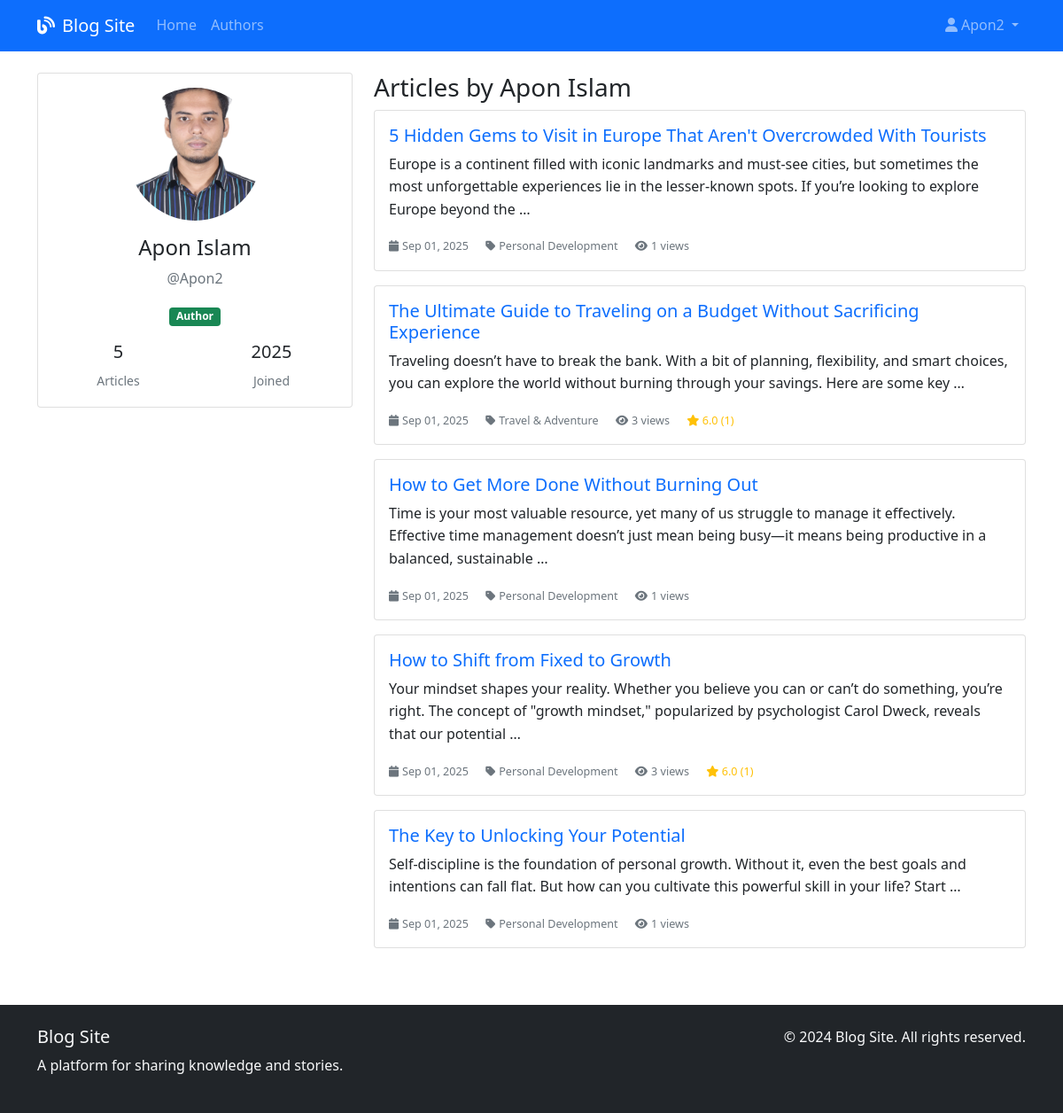
Screenshot of /accounts/author/Apon2/ (signed in) with the database file from the repository.
### accounts/models.py (models this page shows, shortened)
class User(AbstractUser):
    USER_ROLES = (
        ('admin', 'Admin'),
        ('author', 'Author'),
        ('reader', 'Reader'),
    )
    role = models.CharField(max_length=10, choices=USER_ROLES, default='reader')
    bio = models.TextField(max_length=500, blank=True)
    profile_picture = models.ImageField(upload_to='profile_pics/', blank=True, null=True)
    website = models.URLField(blank=True)
    twitter = models.CharField(max_length=100, blank=True)
    linkedin = models.CharField(max_length=100, blank=True)
    github = models.CharField(max_length=100, blank=True)
    is_email_verified = models.BooleanField(default=False)
    email_verification_token = models.CharField(max_length=100, blank=True)
    created_at = models.DateTimeField(default=timezone.now)
    def get_full_name(self):
        return f"{self.first_name} {self.last_name}".strip() or self.username

### blog/models.py (models this page shows, shortened)
class Blog(models.Model):
    STATUS_CHOICES = (
        ('published', 'Published'),
    )
    title = models.CharField(max_length=200)
    slug = models.SlugField(max_length=200, unique=True)
    author = models.ForeignKey(User, on_delete=models.CASCADE, related_name='blogs')
    body = models.TextField()
    category = models.ForeignKey(Category, on_delete=models.SET_NULL, null=True, blank=True)
    status = models.CharField(max_length=10, choices=STATUS_CHOICES, default='draft')
    featured_image = models.ImageField(upload_to='blog_images/', blank=True, null=True)
    created_at = models.DateTimeField(default=timezone.now)
    updated_at = models.DateTimeField(auto_now=True)
    views = models.PositiveIntegerField(default=0)
    class Meta:
        ordering = ['-created_at']
    def get_absolute_url(self):
        return reverse('blog:detail', kwargs={'slug': self.slug})
    def get_average_rating(self):
        ratings = self.ratings.all()
        if ratings:
            return sum([rating.score for rating in ratings]) / len(ratings)
        return 0
    def get_rating_count(self):
        return self.ratings.count()

class Category(models.Model):
    name = models.CharField(max_length=100, unique=True)
    description = models.TextField(blank=True)
    created_at = models.DateTimeField(default=timezone.now)
    class Meta:
        verbose_name_plural = "Categories"

class Rating(models.Model):
    blog = models.ForeignKey(Blog, on_delete=models.CASCADE, related_name='ratings')
    user = models.ForeignKey(User, on_delete=models.CASCADE)
    score = models.IntegerField(validators=[MinValueValidator(0), MaxValueValidator(6)])
    created_at = models.DateTimeField(default=timezone.now)
    class Meta:
        unique_together = ('blog', 'user')

### accounts/views.py (the view)
# urls.py: path('author/<str:username>/', views.author_detail_view, name='author_detail'),
def author_detail_view(request, username):
    author = get_object_or_404(User, username=username, role__in=['author', 'admin'])
    blogs = author.blogs.filter(status='published').order_by('-created_at')
    return render(request, 'accounts/author_detail.html', {
        'author': author,
        'blogs': blogs
    })

### templates/accounts/author_detail.html (shortened to what this page needs)
{% extends 'base.html' %}
{% block content %}
<div class="row">
    <div class="col-md-4">
        <div class="card author-card">
            <div class="card-body text-center">
                {% if author.profile_picture %}
                    <img src="{{ author.profile_picture.url }}" alt="Profile Picture"
                         class="rounded-circle profile-img mb-3">
                {% else %}
                    <div class="bg-secondary rounded-circle profile-img mx-auto mb-3 d-flex align-items-center justify-content-center">
                        <i class="fas fa-user fa-4x text-white"></i>
                    </div>
                {% endif %}
                <h4>{{ author.get_full_name }}</h4>
                <p class="text-muted">@{{ author.username }}</p>
                <span class="badge bg-success">{{ author.get_role_display }}</span>
                <div class="mt-3">
                    <div class="row text-center">
                        <div class="col">
                            <h5>{{ blogs.count }}</h5>
                            <small class="text-muted">Articles</small>
                        </div>
                        <div class="col">
                            <h5>{{ author.date_joined|date:"Y" }}</h5>
                            <small class="text-muted">Joined</small>
                        </div>
                    </div>
                </div>
            </div>
        </div>
    </div>
    <div class="col-md-8">
        <h3>Articles by {{ author.get_full_name }}</h3>
        {% if blogs %}
            {% for blog in blogs %}
                <div class="card mb-3">
                    <div class="card-body">
                        <h5 class="card-title">
                            <a href="{{ blog.get_absolute_url }}" class="text-decoration-none">{{ blog.title }}</a>
                        </h5>
                        <p class="card-text">{{ blog.body|truncatewords:30 }}</p>
                        <div class="blog-meta">
                            <small class="text-muted">
                                <i class="fas fa-calendar me-1"></i>{{ blog.created_at|date:"M d, Y" }}
                                {% if blog.category %}
                                    <i class="fas fa-tag ms-3 me-1"></i>{{ blog.category.name }}
                                {% endif %}
                                <i class="fas fa-eye ms-3 me-1"></i>{{ blog.views }} views
                                {% if blog.get_rating_count > 0 %}
                                    <span class="rating-stars ms-3">
                                        <i class="fas fa-star"></i> {{ blog.get_average_rating|floatformat:1 }}
                                        ({{ blog.get_rating_count }})
                                    </span>
                                {% endif %}
                            </small>
                        </div>
                    </div>
                </div>
            {% endfor %}
        {% else %}
            <div class="text-center py-5">
                <i class="fas fa-pen fa-3x text-muted mb-3"></i>
                <h5>No articles yet</h5>
                <p class="text-muted">This author hasn't published any articles yet.</p>
            </div>
        {% endif %}
    </div>
</div>
{% endblock %}

### templates/base.html (shortened to what this page needs)
<!DOCTYPE html>
<html lang="en">
<head>
    <link href="https://cdn.jsdelivr.net/npm/bootstrap@5.1.3/dist/css/bootstrap.min.css" rel="stylesheet">
    <link href="https://cdnjs.cloudflare.com/ajax/libs/font-awesome/6.0.0/css/all.min.css" rel="stylesheet">
    {% load static %}
    <link rel="stylesheet" href="{% static 'css/style.css' %}">
</head>
<body>
    <nav class="navbar navbar-expand-lg navbar-dark bg-primary">
        <div class="container">
            <a class="navbar-brand" href="{% url 'blog:home' %}">
                <i class="fas fa-blog me-2"></i>Blog Site
            </a>
            <div class="collapse navbar-collapse" id="navbarNav">
                <ul class="navbar-nav me-auto">
                    <li class="nav-item">
                        <a class="nav-link" href="{% url 'blog:home' %}">Home</a>
                    </li>
                    <li class="nav-item">
                        <a class="nav-link" href="{% url 'blog:authors' %}">Authors</a>
                    </li>
                </ul>
                <ul class="navbar-nav">
                    {% if user.is_authenticated %}
                        <li class="nav-item dropdown">
                            <a class="nav-link dropdown-toggle" href="#" id="navbarDropdown" role="button" data-bs-toggle="dropdown">
                                <i class="fas fa-user me-1"></i>{{ user.username }}
                            </a>
                        </li>
                    {% endif %}
                </ul>
            </div>
        </div>
    </nav>
    <main class="container my-4">
        {% block content %}
        {% endblock %}
    </main>
    <footer class="bg-dark text-light py-4 mt-5">
        <div class="container">
            <div class="row">
                <div class="col-md-6">
                    <h5>Blog Site</h5>
                    <p>A platform for sharing knowledge and stories.</p>
                </div>
                <div class="col-md-6 text-md-end">
                    <p>&copy; 2024 Blog Site. All rights reserved.</p>
                </div>
            </div>
        </div>
    </footer>
</body>
</html>

### static/css/style.css (style rules this page uses)
:root { --primary-color: #0d6efd; --secondary-color: #6c757d; --success-color: #198754; --danger-color: #dc3545; --warning-color: #ffc107; --info-color: #0dcaf0; }
body { font-family: "Segoe UI", Tahoma, Geneva, Verdana, sans-serif; line-height: 1.6; }
.blog-meta { font-size: 0.9rem; color: var(--secondary-color); }
.rating-stars { color: #ffc107; }
.profile-img { width: 150px; height: 150px; object-fit: cover; }
.author-card { transition: transform 0.2s ease-in-out; }

### rows the page displays
User: username "Apon2", profile_picture (picture), get_full_name "Apon Islam", role "Author", date_joined "2025"
Blog: title "5 Hidden Gems to Visit in Europe That Aren't Overcrowded With Tourists", body "Europe is a continent filled with iconic landmarks and must-see cities, but sometimes the most unforgettable experiences lie in the lesser-known spots. If you’re looking to explore Europe beyond the …", created_at "Sep 01, 2025", category.name "Personal Development", views "1"
Blog: title "The Ultimate Guide to Traveling on a Budget Without Sacrificing Experience", body "Traveling doesn’t have to break the bank. With a bit of planning, flexibility, and smart choices, you can explore the world without burning through your savings. Here are some key …", created_at "Sep 01, 2025", category.name "Travel & Adventure", views "3", get_average_rating "6.0", get_rating_count "1"
Blog: title "How to Get More Done Without Burning Out", body "Time is your most valuable resource, yet many of us struggle to manage it effectively. Effective time management doesn’t just mean being busy—it means being productive in a balanced, sustainable …", created_at "Sep 01, 2025", category.name "Personal Development", views "1"
Blog: title "How to Shift from Fixed to Growth", body "Your mindset shapes your reality. Whether you believe you can or can’t do something, you’re right. The concept of \"growth mindset,\" popularized by psychologist Carol Dweck, reveals that our potential …", created_at "Sep 01, 2025", category.name "Personal Development", views "3", get_average_rating "6.0", get_rating_count "1"
Blog: title "The Key to Unlocking Your Potential", body "Self-discipline is the foundation of personal growth. Without it, even the best goals and intentions can fall flat. But how can you cultivate this powerful skill in your life? Start …", created_at "Sep 01, 2025", category.name "Personal Development", views "1"

### other values shown
{{ blogs.count }} "5"
